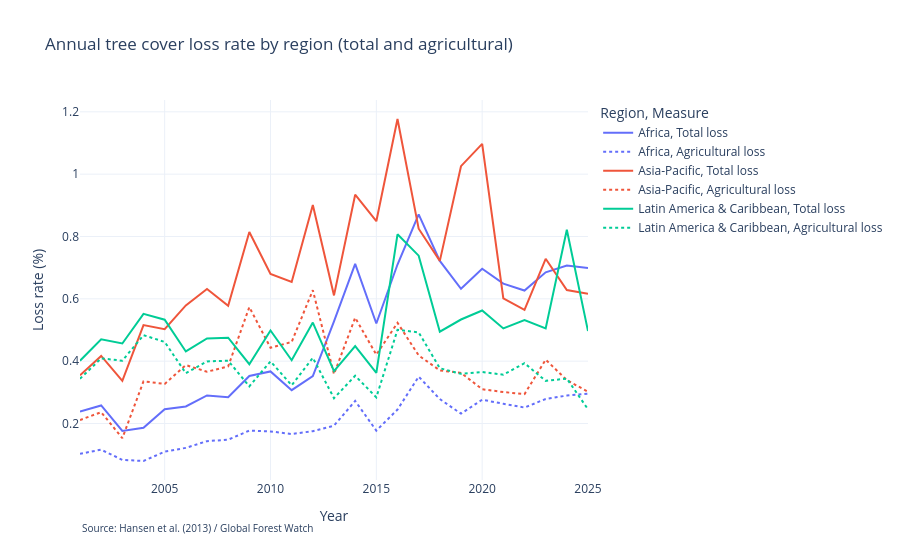

Notebook cell for this chart:
### Markdown cell above
### 6.3 Trends by region

### Code cell
# Regional loss rate per year: total loss / total 2000 cover (weighted by forest size)
trend = (df_s.groupby(['region', 'year'])[['loss_ha', 'agri_loss_ha', 'extent_2000_ha']].sum()
             .reset_index())
trend['Total loss'] = 100 * trend['loss_ha'] / trend['extent_2000_ha']
trend['Agricultural loss'] = 100 * trend['agri_loss_ha'] / trend['extent_2000_ha']

df_trend = trend.melt(id_vars=['region', 'year'], value_vars=['Total loss', 'Agricultural loss'],
                      var_name='Measure', value_name='Loss rate (%)')

fig = px.line(df_trend, x='year', y='Loss rate (%)', color='region', line_dash='Measure',
              title='Annual tree cover loss rate by region (total and agricultural)',
              labels={'year': 'Year', 'region': 'Region'}, template='plotly_white')
fig.add_annotation(text='Source: Hansen et al. (2013) / Global Forest Watch',
                   x=0, y=-0.15, xref='paper', yref='paper', showarrow=False, font=dict(size=10))
fig.show()

### Figure 1 — Plotly figure (JSON) as saved in the notebook; plotly's stock layout.template omitted (floating-point values rounded to 4 significant figures)
{"data": [{"hovertemplate": "Region=Africa<br>Measure=Total loss<br>Year=%{x}<br>Loss rate (%)=%{y}<extra></extra>", "legendgroup": "Africa, Total loss", "line": {"color": "#636efa", "dash": "solid"}, "marker": {"symbol": "circle"}, "mode": "lines", "name": "Africa, Total loss", "orientation": "v", "showlegend": true, "type": "scatter", "x": [2001, 2002, 2003, 2004, 2005, 2006, 2007, 2008, 2009, 2010, 2011, 2012, 2013, 2014, 2015, 2016, 2017, 2018, 2019, 2020, 2021, 2022, 2023, 2024, 2025], "xaxis": "x", "y": [0.2381, 0.2579, 0.1759, 0.1863, 0.2458, 0.2547, 0.29, 0.2843, 0.3524, 0.367, 0.3069, 0.3519, 0.5275, 0.7121, 0.5208, 0.7101, 0.8711, 0.7215, 0.6323, 0.6964, 0.6486, 0.6265, 0.6852, 0.7067, 0.6991], "yaxis": "y"}, {"hovertemplate": "Region=Africa<br>Measure=Agricultural loss<br>Year=%{x}<br>Loss rate (%)=%{y}<extra></extra>", "legendgroup": "Africa, Agricultural loss", "line": {"color": "#636efa", "dash": "dot"}, "marker": {"symbol": "circle"}, "mode": "lines", "name": "Africa, Agricultural loss", "orientation": "v", "showlegend": true, "type": "scatter", "x": [2001, 2002, 2003, 2004, 2005, 2006, 2007, 2008, 2009, 2010, 2011, 2012, 2013, 2014, 2015, 2016, 2017, 2018, 2019, 2020, 2021, 2022, 2023, 2024, 2025], "xaxis": "x", "y": [0.1028, 0.116, 0.08317, 0.07967, 0.1097, 0.1218, 0.1433, 0.1481, 0.1772, 0.1745, 0.1663, 0.1754, 0.1932, 0.2725, 0.1771, 0.2447, 0.3505, 0.2783, 0.2316, 0.2763, 0.2634, 0.2512, 0.2788, 0.2896, 0.2958], "yaxis": "y"}, {"hovertemplate": "Region=Asia-Pacific<br>Measure=Total loss<br>Year=%{x}<br>Loss rate (%)=%{y}<extra></extra>", "legendgroup": "Asia-Pacific, Total loss", "line": {"color": "#EF553B", "dash": "solid"}, "marker": {"symbol": "circle"}, "mode": "lines", "name": "Asia-Pacific, Total loss", "orientation": "v", "showlegend": true, "type": "scatter", "x": [2001, 2002, 2003, 2004, 2005, 2006, 2007, 2008, 2009, 2010, 2011, 2012, 2013, 2014, 2015, 2016, 2017, 2018, 2019, 2020, 2021, 2022, 2023, 2024, 2025], "xaxis": "x", "y": [0.3548, 0.4167, 0.3367, 0.5156, 0.5026, 0.5791, 0.6314, 0.5776, 0.8143, 0.68, 0.6541, 0.901, 0.611, 0.9341, 0.849, 1.177, 0.8249, 0.7218, 1.026, 1.097, 0.6015, 0.5648, 0.7286, 0.628, 0.6162], "yaxis": "y"}, {"hovertemplate": "Region=Asia-Pacific<br>Measure=Agricultural loss<br>Year=%{x}<br>Loss rate (%)=%{y}<extra></extra>", "legendgroup": "Asia-Pacific, Agricultural loss", "line": {"color": "#EF553B", "dash": "dot"}, "marker": {"symbol": "circle"}, "mode": "lines", "name": "Asia-Pacific, Agricultural loss", "orientation": "v", "showlegend": true, "type": "scatter", "x": [2001, 2002, 2003, 2004, 2005, 2006, 2007, 2008, 2009, 2010, 2011, 2012, 2013, 2014, 2015, 2016, 2017, 2018, 2019, 2020, 2021, 2022, 2023, 2024, 2025], "xaxis": "x", "y": [0.2112, 0.2364, 0.1529, 0.3352, 0.327, 0.3875, 0.3662, 0.3831, 0.5735, 0.443, 0.4615, 0.6276, 0.3584, 0.5394, 0.4209, 0.5232, 0.4184, 0.3703, 0.3624, 0.31, 0.301, 0.2942, 0.4049, 0.3391, 0.3019], "yaxis": "y"}, {"hovertemplate": "Region=Latin America & Caribbean<br>Measure=Total loss<br>Year=%{x}<br>Loss rate (%)=%{y}<extra></extra>", "legendgroup": "Latin America & Caribbean, Total loss", "line": {"color": "#00cc96", "dash": "solid"}, "marker": {"symbol": "circle"}, "mode": "lines", "name": "Latin America & Caribbean, Total loss", "orientation": "v", "showlegend": true, "type": "scatter", "x": [2001, 2002, 2003, 2004, 2005, 2006, 2007, 2008, 2009, 2010, 2011, 2012, 2013, 2014, 2015, 2016, 2017, 2018, 2019, 2020, 2021, 2022, 2023, 2024, 2025], "xaxis": "x", "y": [0.4014, 0.4703, 0.4568, 0.5518, 0.533, 0.4311, 0.473, 0.4752, 0.3902, 0.4985, 0.403, 0.5237, 0.3682, 0.4485, 0.3622, 0.8071, 0.7385, 0.4946, 0.5337, 0.5626, 0.5052, 0.532, 0.5049, 0.8217, 0.4965], "yaxis": "y"}, {"hovertemplate": "Region=Latin America & Caribbean<br>Measure=Agricultural loss<br>Year=%{x}<br>Loss rate (%)=%{y}<extra></extra>", "legendgroup": "Latin America & Caribbean, Agricultural loss", "line": {"color": "#00cc96", "dash": "dot"}, "marker": {"symbol": "circle"}, "mode": "lines", "name": "Latin America & Caribbean, Agricultural loss", "orientation": "v", "showlegend": true, "type": "scatter", "x": [2001, 2002, 2003, 2004, 2005, 2006, 2007, 2008, 2009, 2010, 2011, 2012, 2013, 2014, 2015, 2016, 2017, 2018, 2019, 2020, 2021, 2022, 2023, 2024, 2025], "xaxis": "x", "y": [0.3436, 0.409, 0.4016, 0.4835, 0.4618, 0.3613, 0.3993, 0.4015, 0.3192, 0.3993, 0.3225, 0.4109, 0.2813, 0.3532, 0.2838, 0.5006, 0.4925, 0.3773, 0.3595, 0.3653, 0.3567, 0.3935, 0.3368, 0.3441, 0.2455], "yaxis": "y"}], "layout": {"annotations": [{"font": {"size": 10}, "showarrow": false, "text": "Source: Hansen et al. (2013) / Global Forest Watch", "x": 0, "xref": "paper", "y": -0.15, "yref": "paper"}], "legend": {"title": {"text": "Region, Measure"}, "tracegroupgap": 0}, "title": {"text": "Annual tree cover loss rate by region (total and agricultural)"}, "xaxis": {"anchor": "y", "domain": [0.0, 1.0], "title": {"text": "Year"}}, "yaxis": {"anchor": "x", "domain": [0.0, 1.0], "title": {"text": "Loss rate (%)"}}}}
